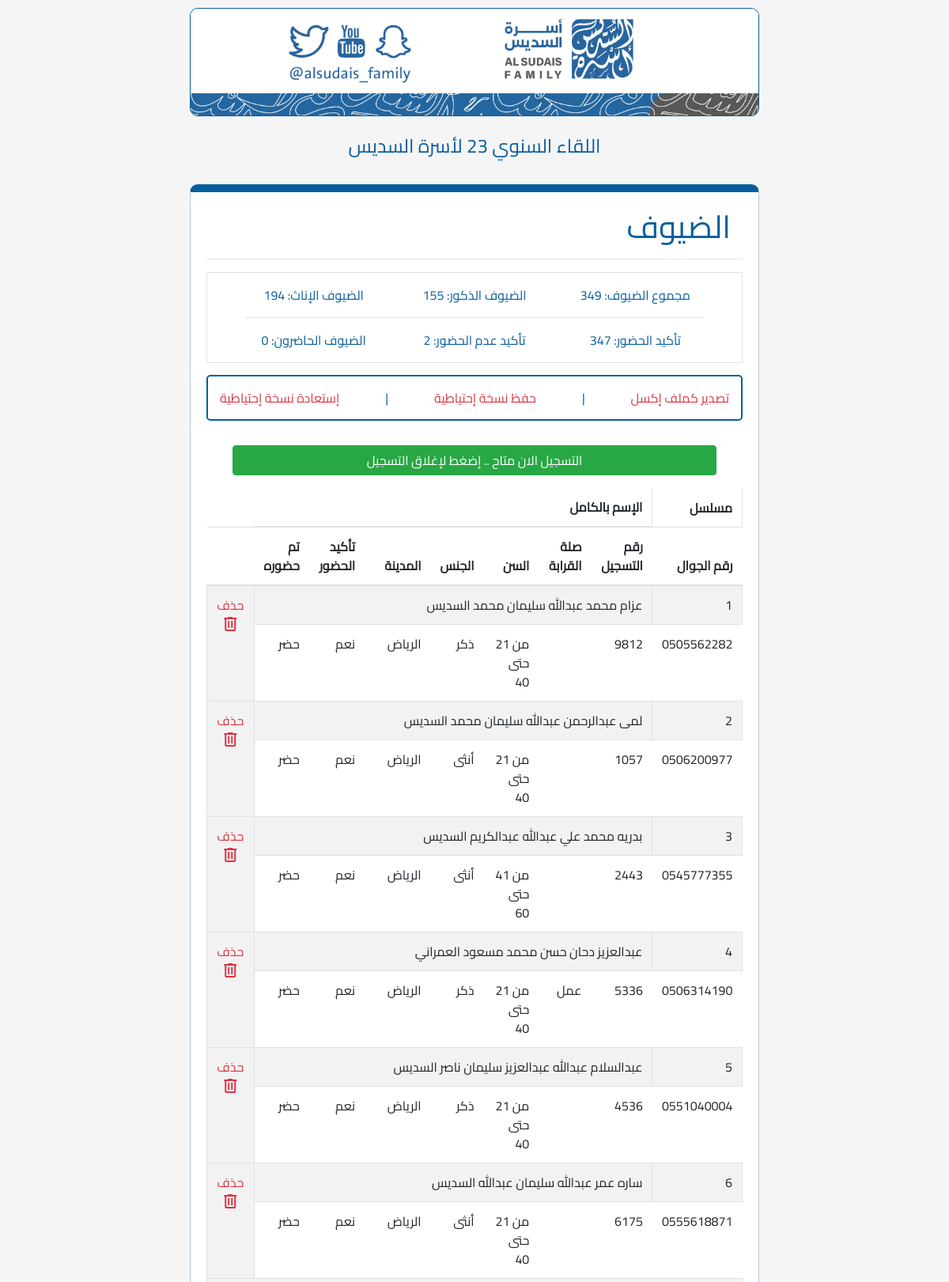
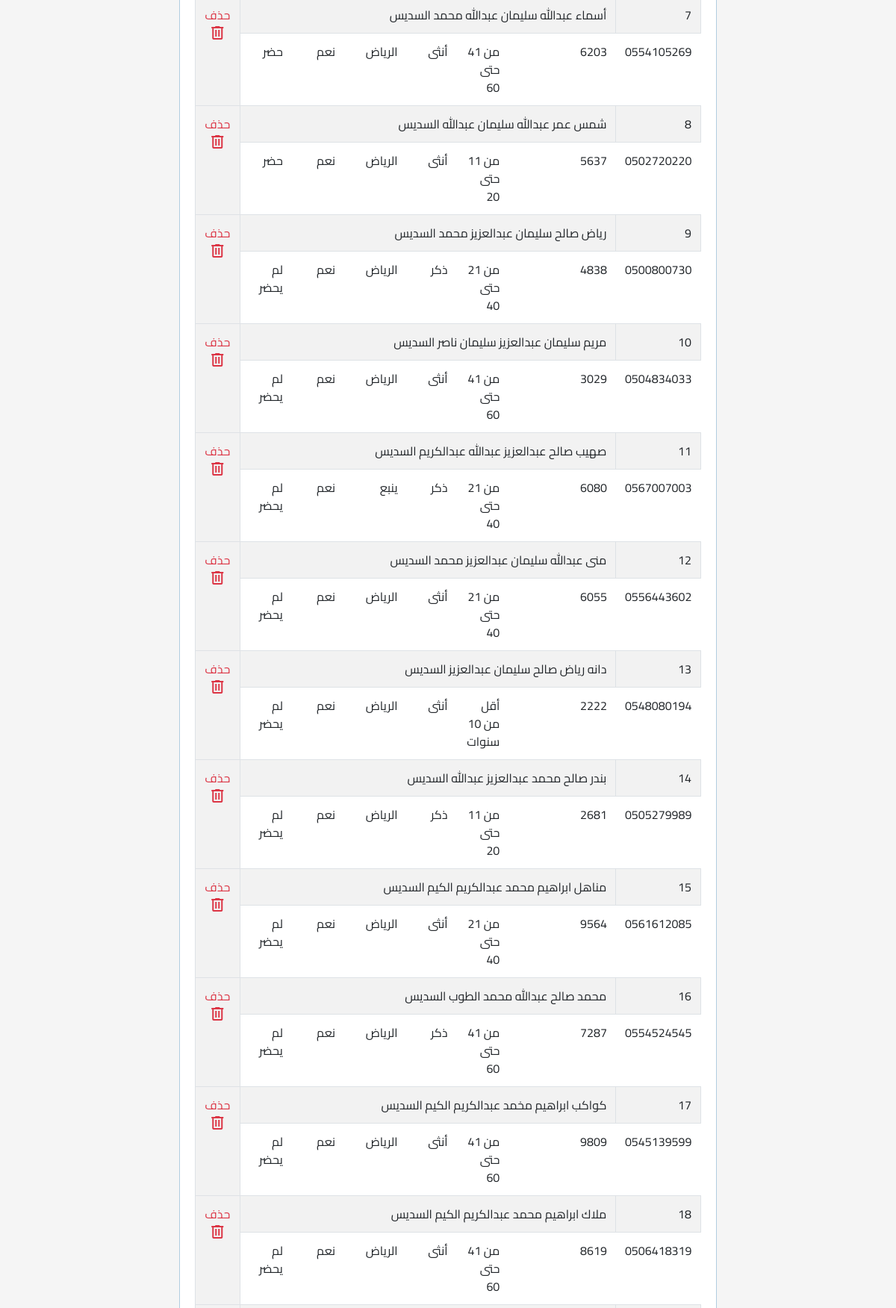
The page /admin (upper part) on the database its author committed (2 pictures, top to bottom).
### app.py (models this page shows)
class Registration(db.Model):
    __tablename__ = "registration"
    id = db.Column(db.Integer, primary_key=True, autoincrement=True)
    phone_number = db.Column(db.String(16), unique=True, nullable=False)
    first_name = db.Column(db.Text, nullable=False)
    family_name = db.Column(db.Text, nullable=False)
    father_name = db.Column(db.Text)
    first_grand_name = db.Column(db.Text)
    second_grand_name = db.Column(db.Text)
    third_grand_name = db.Column(db.Text)
    relation = db.Column(db.Text)
    age = db.Column(db.String(3))
    gender = db.Column(db.String(15))
    city = db.Column(db.Text)
    attendance = db.Column(db.Text, nullable=False)
    ideas = db.Column(db.Text)
    registration_number = db.Column(db.String(4), unique=True)
    prize_id = db.Column(db.Integer, db.ForeignKey("prize.id", name="fk_reg_prize_id"))
    is_attended = db.Column(db.Boolean, default=False)

### app.py (the view)
@app.route("/admin", methods=["GET", "POST"])
def admin():
    close_registrations = app.config["Close_Registrations"]
    close_registrations_form = CloseRegistrationForm()
    if request.method == "POST" and close_registrations_form.validate_on_submit():
        app.config["Close_Registrations"] = not close_registrations
        close_registrations_form.close_status.data = not close_registrations
        flash("تم تغيير حالة التسجيل بنجاح", "success")
        return redirect(url_for("admin"))
    page = request.args.get("page", 1, type=int)
    per_page = 50  # Number of logs per page
    guests_query = Registration.query
    guests_page = guests_query.paginate(page=page, per_page=per_page)
    guests_count = guests_query.count()
    guest_attendance = guests_query.filter(
        Registration.attendance == "سوف أحضر باذن الله"
    ).count()
    guest_not_attendance = guests_query.filter(
        Registration.attendance == "أعتذر عن الحضور"
    ).count()
    guest_is_attended = guests_query.filter(Registration.is_attended is True).count()
    guest_male = guests_query.filter(Registration.gender == "ذكر").count()
    guest_female = guests_query.filter(Registration.gender == "أنثى").count()
    return render_template(
        "admin.html",
        guests=guests_page,
        guests_count=guests_count,
        guest_attendance=guest_attendance,
        guest_not_attendance=guest_not_attendance,
        guest_is_attended=guest_is_attended,
        guest_male=guest_male,
        guest_female=guest_female,
        close_registrations=close_registrations,
        form=close_registrations_form,
    )

### templates/admin.html (shortened to what this page needs)
<!DOCTYPE html>
{% extends 'master.html' %}
{% block content %}
    <h1 class="col">الضيوف</h1>
    <hr>
<div class="border border-1 text-center px-5">
    <div class="row pt-3">
        <div class="col-md-4">
                <p>مجموع الضيوف: {{guests_count}}</p>
        </div>
        <div class="col-md-4">
                <p>الضيوف الذكور: {{guest_male}}</p>
        </div>
        <div class="col-md-4">
                <p>الضيوف الإناث: {{guest_female}}</p>
        </div>
    </div>
    <hr class="p-0 m-0">
    <div class="row pt-3">
        <div class="col-md-4">
                <p>تأكيد الحضور: {{guest_attendance}}</p>
        </div>
        <div class="col-md-4">
                <p>تأكيد عدم الحضور: {{guest_not_attendance}}</p>
        </div>
        <div class="col-md-4">
                <p>الضيوف الحاضرون: {{guest_is_attended}}</p>
        </div>
    </div>
</div>
    <div style="display: flex; justify-content: space-between; padding:15px; margin-block: 15px; border-color: #085E9D; border-width: 2px; border-radius: 5px; border-style: solid;">
        <a href="{{ url_for('export_to_excel') }}" class="text-danger">تصدير كملف إكسل</a>
        <a style="color: 3085E9D;"> | </a>
        <a href="{{ url_for('backup_db') }}" class="text-danger">حفظ نسخة إحتياطية</a>
        <a style="color: 3085E9D;"> | </a>
        <form method="post" enctype="multipart/form-data" action="{{ url_for('upload_file') }}">
            <a href="#" class="text-danger" onclick="document.getElementById('file-upload').click();">إستعادة نسخة إحتياطية</a>
        </form>
    </div>
    <div>
        <form action="{{ url_for('admin') }}" method="post" class="py-3">
            <div class="row">
                {%if close_registrations%}
                <button type="submit" class="col btn btn-danger mx-5">التسجيل الان مغلق .. إضغط لإتاحة التسجيل</button>
                {%else%}
                <button type="submit" class="col btn btn-success mx-5">التسجيل الان متاح .. إضغط لإغلاق التسجيل</button>
                {%endif%}
            </div>
        </form>
    </div>
    <table class="table table-striped table-responsive">
        <thead>
                <th class="border border-1">مسلسل</th>
                <th colspan="7">الإسم بالكامل</th>
            <tr>
                <th>رقم الجوال</th>
                <th>رقم التسجيل</th>
                <th>صلة القرابة</th>
                <th>السن</th>
                <th>الجنس</th>
                <th>المدينة</th>
                <th>تأكيد الحضور</th>
                <th>تم حضوره</th>
                <th></th>
            </tr>
        </thead>
        <tbody>
            {% for guest in guests.items %}
            <tr>
                <td class="border border-1">{{ loop.index }}</td>
                <td colspan="7">{{ guest.first_name }} {{ guest.father_name }} {{ guest.first_grand_name }} {{ guest.second_grand_name }} {{ guest.third_grand_name }} {{ guest.family_name }}</td>
                <td class="border border-1 text-center" rowspan="2">
                    <a class="text-danger" href="{{ url_for('delete_guest', guest_phoneno=guest.phone_number) }}" onclick="return confirm('هل أنت متأكد من الحذف؟')">حذف
                        <span class="material-symbols-outlined">delete</span>
                    </a>
                </td>
            </tr>
            <tr>
                <td>{{ guest.phone_number }}</td>
                <td>{{ guest.registration_number }}</td>
                <td>{{ guest.relation }}</td>
                <td>{{ guest.age|replace('سنة', '') }}</td>
                <td>{{ guest.gender }}</td>
                <td>{{ guest.city }}</td>
                <td>{% if guest.attendance=='سوف أحضر باذن الله' %}نعم{% else %}أعتذر{%endif%}</td>
                <td>{% if guest.is_attended %}حضر{% else %}لم يحضر{%endif%}</td>
            </tr>
            {% endfor %}
        </tbody>
    </table>
<br>
{% endblock %}

### static/styles/mystyle.css (style rules this page uses)
* { font-family: 'Cairo-Regular', sans-serif; }
body { font-family: 'Cairo-Regular', sans-serif; background-color: whitesmoke; color: #085E9D; font-family: Arial, sans-serif; margin-left: auto; margin-right: auto; }
@media (min-width: 768px) { body { max-width: 60%; } }

### rows shown on the page
Registration: first_name "عزام", father_name "محمد", first_grand_name "عبدالله", second_grand_name "سليمان", third_grand_name "محمد", family_name "السديس", phone_number "0505562282", registration_number "9812", age "من 21 حتى 40", gender "ذكر", city "الرياض", shows "نعم", is_attended "حضر"
Registration: first_name "لمى", father_name "عبدالرحمن", first_grand_name "عبدالله", second_grand_name "سليمان", third_grand_name "محمد", family_name "السديس", phone_number "0506200977", registration_number "1057", age "من 21 حتى 40", gender "أنثى", city "الرياض", shows "نعم", is_attended "حضر"
Registration: first_name "بدريه", father_name "محمد", first_grand_name "علي", second_grand_name "عبدالله", third_grand_name "عبدالكريم", family_name "السديس", phone_number "0545777355", registration_number "2443", age "من 41 حتى 60", gender "أنثى", city "الرياض", shows "نعم", is_attended "حضر"
Registration: first_name "عبدالعزيز", father_name "دحان", first_grand_name "حسن", second_grand_name "محمد", third_grand_name "مسعود", family_name "العمراني", phone_number "0506314190", registration_number "5336", relation "عمل", age "من 21 حتى 40", gender "ذكر", city "الرياض", shows "نعم", is_attended "حضر"
Registration: first_name "عبدالسلام", father_name "عبدالله", first_grand_name "عبدالعزيز", second_grand_name "سليمان", third_grand_name "ناصر", family_name "السديس", phone_number "0551040004", registration_number "4536", age "من 21 حتى 40", gender "ذكر", city "الرياض", shows "نعم", is_attended "حضر"
Registration: first_name "ساره", father_name "عمر", first_grand_name "عبدالله", second_grand_name "سليمان", third_grand_name "عبدالله", family_name "السديس", phone_number "0555618871", registration_number "6175", age "من 21 حتى 40", gender "أنثى", city "الرياض", shows "نعم", is_attended "حضر"
Registration: first_name "أسماء", father_name "عبدالله", first_grand_name "سليمان", second_grand_name "عبدالله", third_grand_name "محمد", family_name "السديس", phone_number "0554105269", registration_number "6203", age "من 41 حتى 60", gender "أنثى", city "الرياض", shows "نعم", is_attended "حضر"
Registration: first_name "شمس", father_name "عمر", first_grand_name "عبدالله", second_grand_name "سليمان", third_grand_name "عبدالله", family_name "السديس", phone_number "0502720220", registration_number "5637", age "من 11 حتى 20", gender "أنثى", city "الرياض", shows "نعم", is_attended "حضر"
Registration: first_name "رياض", father_name "صالح", first_grand_name "سليمان", second_grand_name "عبدالعزيز", third_grand_name "محمد", family_name "السديس", phone_number "0500800730", registration_number "4838", age "من 21 حتى 40", gender "ذكر", city "الرياض", shows "نعم", is_attended "لم يحضر"
Registration: first_name "مريم", father_name "سليمان", first_grand_name "عبدالعزيز", second_grand_name "سليمان", third_grand_name "ناصر", family_name "السديس", phone_number "0504834033", registration_number "3029", age "من 41 حتى 60", gender "أنثى", city "الرياض", shows "نعم", is_attended "لم يحضر"
Registration: first_name "صهيب", father_name "صالح", first_grand_name "عبدالعزيز", second_grand_name "عبدالله", third_grand_name "عبدالكريم", family_name "السديس", phone_number "0567007003", registration_number "6080", age "من 21 حتى 40", gender "ذكر", city "ينبع", shows "نعم", is_attended "لم يحضر"
Registration: first_name "منى", father_name "عبدالله", first_grand_name "سليمان", second_grand_name "عبدالعزيز", third_grand_name "محمد", family_name "السديس", phone_number "0556443602", registration_number "6055", age "من 21 حتى 40", gender "أنثى", city "الرياض", shows "نعم", is_attended "لم يحضر"
Registration: first_name "دانه", father_name "رياض", first_grand_name "صالح", second_grand_name "سليمان", third_grand_name "عبدالعزيز", family_name "السديس", phone_number "0548080194", registration_number "2222", age "أقل من 10 سنوات", gender "أنثى", city "الرياض", shows "نعم", is_attended "لم يحضر"
Registration: first_name "بندر", father_name "صالح", first_grand_name "محمد", second_grand_name "عبدالعزيز", third_grand_name "عبدالله", family_name "السديس", phone_number "0505279989", registration_number "2681", age "من 11 حتى 20", gender "ذكر", city "الرياض", shows "نعم", is_attended "لم يحضر"
Registration: first_name "مناهل", father_name "ابراهيم", first_grand_name "محمد", second_grand_name "عبدالكريم", third_grand_name "الكيم", family_name "السديس", phone_number "0561612085", registration_number "9564", age "من 21 حتى 40", gender "أنثى", city "الرياض", shows "نعم", is_attended "لم يحضر"
Registration: first_name "محمد", father_name "صالح", first_grand_name "عبدالله", second_grand_name "محمد", third_grand_name "الطوب", family_name "السديس", phone_number "0554524545", registration_number "7287", age "من 41 حتى 60", gender "ذكر", city "الرياض", shows "نعم", is_attended "لم يحضر"
Registration: first_name "كواكب", father_name "ابراهيم", first_grand_name "مخمد", second_grand_name "عبدالكريم", third_grand_name "الكيم", family_name "السديس", phone_number "0545139599", registration_number "9809", age "من 41 حتى 60", gender "أنثى", city "الرياض", shows "نعم", is_attended "لم يحضر"
Registration: first_name "ملاك", father_name "ابراهيم", first_grand_name "محمد", second_grand_name "عبدالكريم", third_grand_name "الكيم", family_name "السديس", phone_number "0506418319", registration_number "8619", age "من 41 حتى 60", gender "أنثى", city "الرياض", shows "نعم", is_attended "لم يحضر"

### other values the page prints
{{ guests_count }} "349"
{{ guest_male }} "155"
{{ guest_female }} "194"
{{ guest_attendance }} "347"
{{ guest_not_attendance }} "2"
{{ guest_is_attended }} "0"
